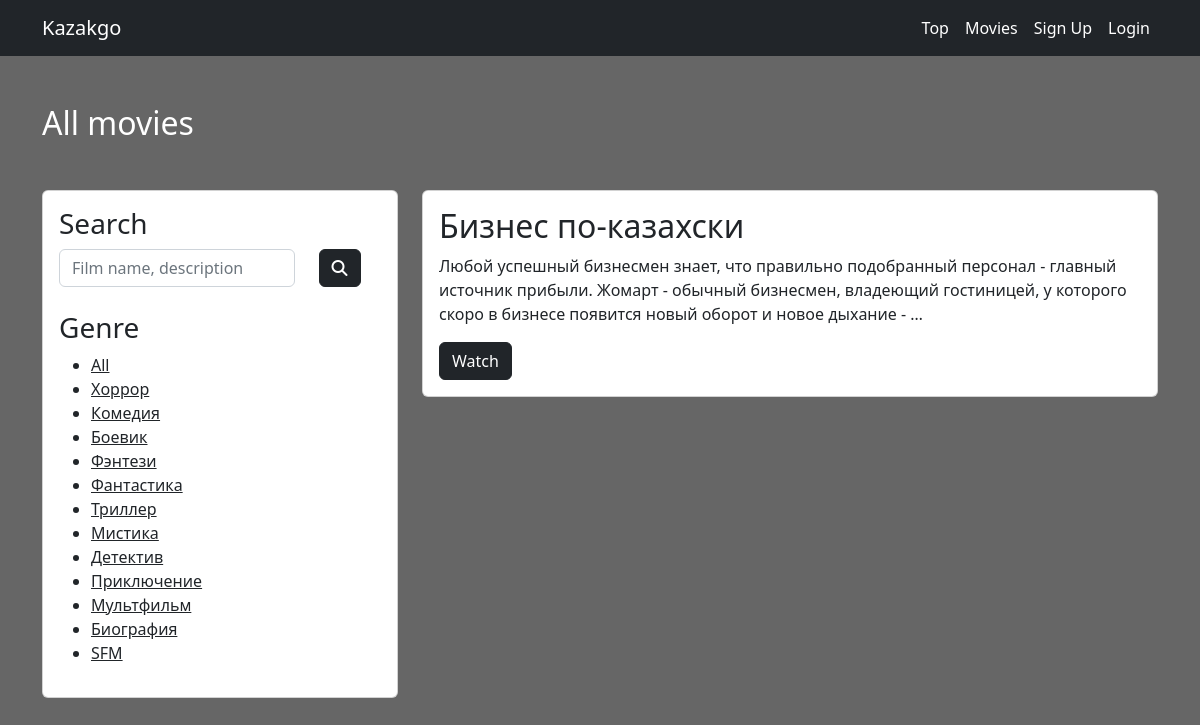
The app's page /movies/all/filter/komediya/ with its own data.
### kinopoiskapp/models.py (models this page shows, shortened)
class Genre(models.Model):
    genreName = models.CharField("Genre name", max_length=255)
    slug = models.SlugField(unique=True, blank=True, editable=False)

class Movie(models.Model):
    movieName = models.CharField("Movie Name", max_length=255)
    genre = models.ForeignKey(Genre, on_delete=models.CASCADE, verbose_name="Genre")
    producer = models.CharField("Producer", max_length=255)
    cover = models.CharField("Link to cover", max_length=500)
    poster = models.CharField("Link to poster", max_length=500)
    year = models.IntegerField("Year")
    rating = models.FloatField("Rating")
    movieLink = models.CharField("Youtube movie link", max_length=500)
    description = models.TextField("Description")
    isTopTen = models.BooleanField("Is top ten", default=False, blank=True, null=True)
    isRecomended = models.BooleanField("Is recomended", default=False, blank=True, null=True)

### kinopoiskapp/views.py (the view)
# urls.py: path('movies/all/', views.allMovies, name='allMovies'),
def allMovies(request, slug=None):
    movies = Movie.objects.all()
    genres = Genre.objects.all()
    genre = None
    searchData = request.GET.get('search')
    if searchData:
        movies = Movie.objects.filter(Q(movieName__icontains=searchData) | Q(description__icontains=searchData))
    else:
        movies = Movie.objects.all()
    if slug:
        genre = get_object_or_404(Genre, slug=slug)
        movies = movies.filter(genre=genre)
    return render(request, "user/all-movies.html", {
        'movies': movies,
        'genres': genres,
        'genre': genre
    })

### kinopoiskapp/templates/user/all-movies.html (shortened to what this page needs)
{% extends '../base.html' %}
{% block content %}
 <div class="top-ten">
        <div class="container">
            <h2 class="mt-5 mb-5 text-white">All movies</h2>
            <div class="row">
                <div class="col-md-4 mb-4">
                    <div class="card">
                        <div class="card-body">
                            <h3>Search</h3>
                            <form class="mb-4" action="{% url 'allMovies' %}">
                                <div class="row">
                                    <div class="col-9">
                                        <input type="search" name="search" class="form-control" placeholder="Film name, description">
                                    </div>
                                    <div class="col-3">
                                        <button type="submit" class="btn btn-dark"><i class="fa-solid fa-magnifying-glass"></i></button>
                                    </div>
                                </div>
                            </form>
                            <h3>Genre</h3>
                            <ul>
                                <li><a href="{% url 'allMovies' %}" class="text-dark">All</a></li>
                                {% for genre in genres %}
                                <li><a href="{% url 'filterMovies' slug=genre.slug %}" class="text-dark">{{ genre.genreName }}</a></li>
                                {% endfor %}
                            </ul>
                        </div>
                    </div>
                </div>
                <div class="col-md-8">
                    {% for movie in movies %}
                    <div class="card mb-4">
                        <div class="card-body">
                            <h2>{{ movie.movieName }}</h2>
                            <p> {{ movie.description|truncatewords:30 }}</p>
                            <a href="{% url 'movieDetail' pk=movie.pk %}" class="btn btn-dark">Watch</a>
                        </div>
                    </div>
                    {% endfor %}
                </div>
            </div>
        </div>
 </div>
{% endblock %}

### kinopoiskapp/templates/user/all-movies.html (style rules this page uses)
body { background: linear-gradient(rgba(0, 0, 0, 0.6), rgba(0, 0, 0, 0.6)), url("https://i0.wp.com/lifeatthemovies.com/wp-content/uploads/2016/07/2011.png?resize=672%2C372"); background-size: cover; background-attachment: fixed; background-position: center; height: 100vh; }

### records on screen
Genre: genreName "Хоррор"
Genre: genreName "Комедия"
Genre: genreName "Боевик"
Genre: genreName "Фэнтези"
Genre: genreName "Фантастика"
Genre: genreName "Триллер"
Genre: genreName "Мистика"
Genre: genreName "Детектив"
Genre: genreName "Приключение"
Genre: genreName "Мультфильм"
Genre: genreName "Биография"
Genre: genreName "SFM"
Movie: movieName "Бизнес по-казахски", description "Любой успешный бизнесмен знает, что правильно подобранный персонал - главный источник прибыли. Жомарт - обычный бизнесмен, владеющий гостиницей, у которого скоро в бизнесе появится новый оборот и новое дыхание - …"
